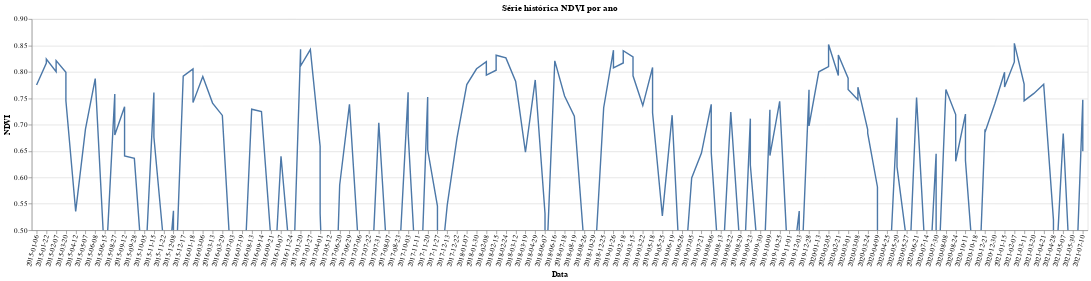

The cell this chart's notebook holds for it:
### Markdown cell above
# ***Gerando Gráficos***

Neste exemplo vamos utilizar a biblioteca Altair [click aqui e saiba mais](https://altair-viz.github.io/).

### Code cell
##Gráfico Série Temporal
alt.Chart(df_ndvi).mark_line().encode(
    x=alt.X('date', title='Data',axis=alt.Axis(labelAngle=-75)),
    y=alt.Y('NDVI_mean:Q', title='NDVI', scale=alt.Scale(domain=[0.5, 0.9])),
    
    tooltip=[
             alt.Tooltip('date:N', title='Data'),
             alt.Tooltip('NDVI_mean:Q')
             ]).properties(title='Série histórica NDVI por ano',width=1500, height=300).interactive()

### Figure 1 — Vega-Lite specification as saved in the notebook (floating-point values rounded to 4 significant figures; data arrays with more than 128 entries replaced by an {"elided": "..."} marker saying what was removed)
{"config": {"view": {"continuousWidth": 400, "continuousHeight": 300}}, "data": {"name": "data-e4b5fc06c50c9091ab9344221d868f3e"}, "mark": "line", "encoding": {"tooltip": [{"field": "date", "title": "Data", "type": "nominal"}, {"field": "NDVI_mean", "type": "quantitative"}], "x": {"axis": {"labelAngle": -75}, "field": "date", "title": "Data", "type": "nominal"}, "y": {"field": "NDVI_mean", "scale": {"domain": [0.5, 0.9]}, "title": "NDVI", "type": "quantitative"}}, "height": 300, "selection": {"selector001": {"type": "interval", "bind": "scales", "encodings": ["x", "y"]}}, "title": "Série histórica NDVI por ano", "width": 1500, "$schema": "https://vega.github.io/schema/vega-lite/v4.17.0.json", "datasets": {"data-e4b5fc06c50c9091ab9344221d868f3e": {"elided": "165 records"}}}
